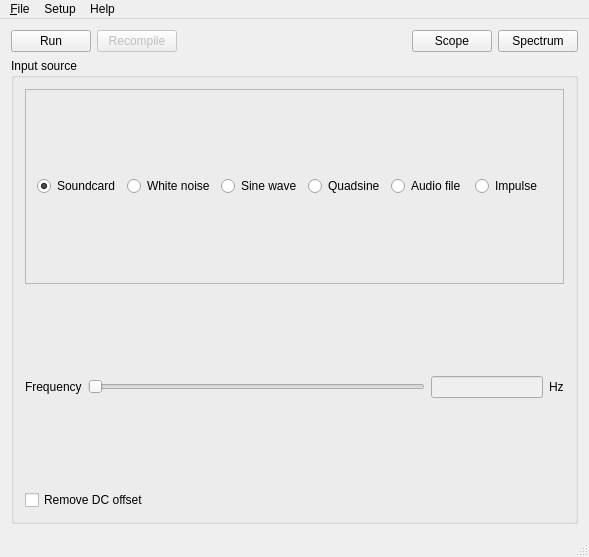
<?xml version="1.0" encoding="UTF-8"?>
<ui version="4.0">
 <class>MainWindow</class>
 <widget class="QMainWindow" name="MainWindow">
  <property name="geometry">
   <rect>
    <x>0</x>
    <y>0</y>
    <width>589</width>
    <height>557</height>
   </rect>
  </property>
  <property name="windowTitle">
   <string>BasicDSP</string>
  </property>
  <widget class="QWidget" name="centralWidget">
   <layout class="QVBoxLayout" name="mainLayout">
    <item>
     <layout class="QVBoxLayout" name="sourceEditorLayout"/>
    </item>
    <item>
     <layout class="QHBoxLayout" name="buttonLayout">
      <item>
       <widget class="QPushButton" name="runButton">
        <property name="text">
         <string>Run</string>
        </property>
       </widget>
      </item>
      <item>
       <widget class="QPushButton" name="recompileButton">
        <property name="enabled">
         <bool>false</bool>
        </property>
        <property name="text">
         <string>Recompile</string>
        </property>
       </widget>
      </item>
      <item>
       <spacer name="horizontalSpacer">
        <property name="orientation">
         <enum>Qt::Horizontal</enum>
        </property>
        <property name="sizeHint" stdset="0">
         <size>
          <width>40</width>
          <height>20</height>
         </size>
        </property>
       </spacer>
      </item>
      <item>
       <widget class="QPushButton" name="scopeButton">
        <property name="text">
         <string>Scope</string>
        </property>
       </widget>
      </item>
      <item>
       <widget class="QPushButton" name="pushButton">
        <property name="text">
         <string>Spectrum</string>
        </property>
       </widget>
      </item>
     </layout>
    </item>
    <item>
     <widget class="QGroupBox" name="inputGroupBox">
      <property name="title">
       <string>Input source</string>
      </property>
      <layout class="QVBoxLayout" name="verticalLayout">
       <item>
        <widget class="QFrame" name="inputSourceFrame">
         <property name="frameShape">
          <enum>QFrame::StyledPanel</enum>
         </property>
         <property name="frameShadow">
          <enum>QFrame::Sunken</enum>
         </property>
         <layout class="QHBoxLayout" name="horizontalLayout_2">
          <item>
           <widget class="QRadioButton" name="inputSoundcard">
            <property name="text">
             <string>Soundcard</string>
            </property>
            <property name="checked">
             <bool>true</bool>
            </property>
           </widget>
          </item>
          <item>
           <widget class="QRadioButton" name="inputWhiteNoise">
            <property name="text">
             <string>White noise</string>
            </property>
           </widget>
          </item>
          <item>
           <widget class="QRadioButton" name="inputSineWave">
            <property name="text">
             <string>Sine wave</string>
            </property>
           </widget>
          </item>
          <item>
           <widget class="QRadioButton" name="inputQuadSine">
            <property name="text">
             <string>Quadsine</string>
            </property>
           </widget>
          </item>
          <item>
           <widget class="QRadioButton" name="inputAudioFile">
            <property name="text">
             <string>Audio file</string>
            </property>
            <property name="checked">
             <bool>false</bool>
            </property>
           </widget>
          </item>
          <item>
           <widget class="QRadioButton" name="inputImpulse">
            <property name="text">
             <string>Impulse</string>
            </property>
           </widget>
          </item>
         </layout>
        </widget>
       </item>
       <item>
        <layout class="QHBoxLayout" name="horizontalLayout">
         <item>
          <widget class="QLabel" name="label">
           <property name="text">
            <string>Frequency</string>
           </property>
          </widget>
         </item>
         <item>
          <widget class="QSlider" name="freqSlider">
           <property name="enabled">
            <bool>false</bool>
           </property>
           <property name="sizePolicy">
            <sizepolicy hsizetype="Expanding" vsizetype="Fixed">
             <horstretch>3</horstretch>
             <verstretch>0</verstretch>
            </sizepolicy>
           </property>
           <property name="maximum">
            <number>100</number>
           </property>
           <property name="orientation">
            <enum>Qt::Horizontal</enum>
           </property>
          </widget>
         </item>
         <item>
          <widget class="QLineEdit" name="freqLineEdit">
           <property name="enabled">
            <bool>false</bool>
           </property>
           <property name="sizePolicy">
            <sizepolicy hsizetype="Expanding" vsizetype="Fixed">
             <horstretch>1</horstretch>
             <verstretch>0</verstretch>
            </sizepolicy>
           </property>
          </widget>
         </item>
         <item>
          <widget class="QLabel" name="label_2">
           <property name="text">
            <string>Hz</string>
           </property>
          </widget>
         </item>
        </layout>
       </item>
       <item>
        <widget class="QCheckBox" name="cbRemoveDC">
         <property name="text">
          <string>Remove DC offset</string>
         </property>
        </widget>
       </item>
      </layout>
     </widget>
    </item>
   </layout>
  </widget>
  <widget class="QMenuBar" name="menuBar">
   <property name="geometry">
    <rect>
     <x>0</x>
     <y>0</y>
     <width>589</width>
     <height>21</height>
    </rect>
   </property>
   <widget class="QMenu" name="menu_File">
    <property name="title">
     <string>&amp;File</string>
    </property>
    <addaction name="action_Open"/>
    <addaction name="actionReload"/>
    <addaction name="separator"/>
    <addaction name="actionSave"/>
    <addaction name="actionSave_As"/>
    <addaction name="separator"/>
    <addaction name="actionClear"/>
    <addaction name="separator"/>
    <addaction name="actionExit"/>
   </widget>
   <widget class="QMenu" name="menuHelp">
    <property name="title">
     <string>Help</string>
    </property>
    <addaction name="actionManual"/>
    <addaction name="separator"/>
    <addaction name="actionAbout"/>
   </widget>
   <widget class="QMenu" name="menuSetup">
    <property name="title">
     <string>Setup</string>
    </property>
    <addaction name="actionSoundcard"/>
    <addaction name="actionFont"/>
    <addaction name="actionAudio_file"/>
   </widget>
   <addaction name="menu_File"/>
   <addaction name="menuSetup"/>
   <addaction name="menuHelp"/>
  </widget>
  <widget class="QStatusBar" name="statusBar"/>
  <action name="action_Open">
   <property name="text">
    <string>&amp;Open...</string>
   </property>
  </action>
  <action name="actionReload">
   <property name="text">
    <string>Reload</string>
   </property>
  </action>
  <action name="actionSave">
   <property name="text">
    <string>Save</string>
   </property>
   <property name="shortcut">
    <string>Ctrl+S</string>
   </property>
  </action>
  <action name="actionSave_As">
   <property name="text">
    <string>Save As...</string>
   </property>
  </action>
  <action name="actionClear">
   <property name="text">
    <string>Clear</string>
   </property>
  </action>
  <action name="actionExit">
   <property name="text">
    <string>Exit</string>
   </property>
   <property name="shortcut">
    <string>Ctrl+X</string>
   </property>
  </action>
  <action name="actionManual">
   <property name="text">
    <string>Manual</string>
   </property>
  </action>
  <action name="actionAbout">
   <property name="text">
    <string>About</string>
   </property>
  </action>
  <action name="actionSoundcard">
   <property name="text">
    <string>Soundcard</string>
   </property>
  </action>
  <action name="actionFont">
   <property name="text">
    <string>Font</string>
   </property>
  </action>
  <action name="actionAudio_file">
   <property name="text">
    <string>Audio file ...</string>
   </property>
  </action>
 </widget>
 <layoutdefault spacing="6" margin="11"/>
 <resources/>
 <connections/>
</ui>
